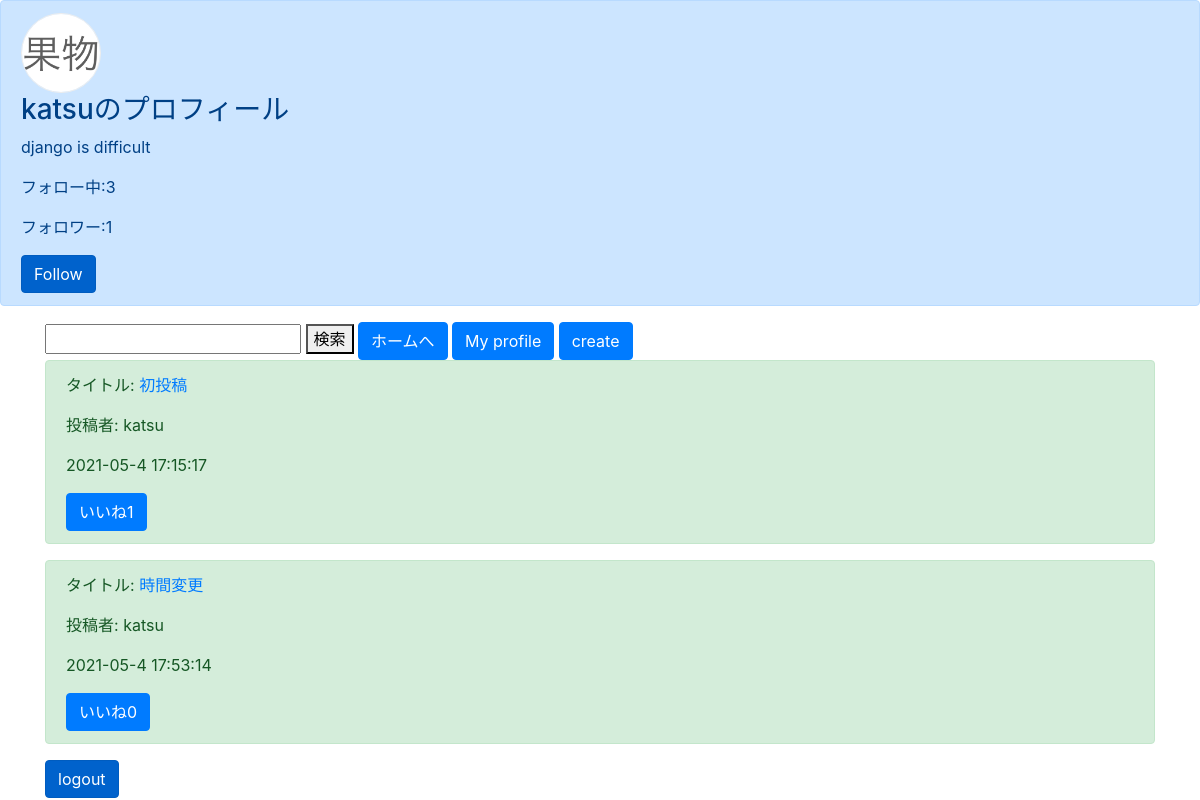
The page /profile/1 on the database as committed earlier.
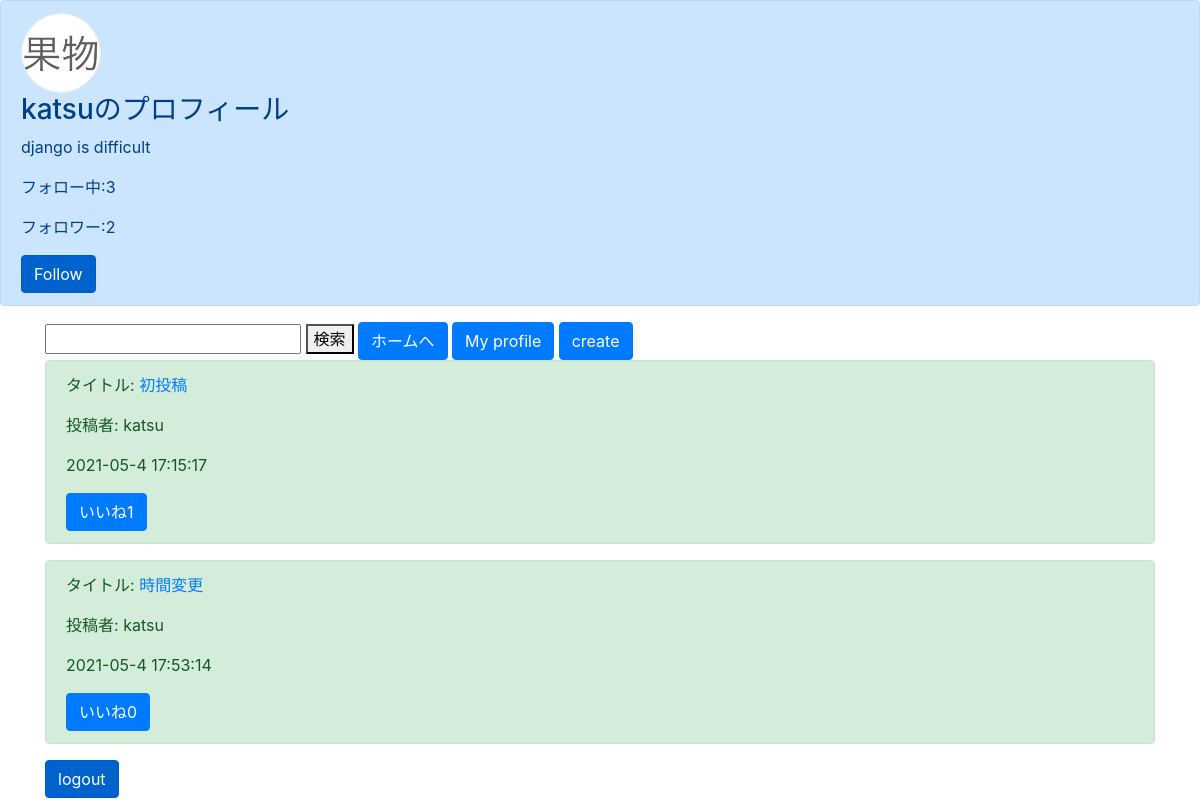
The same page on the database as committed later.
### boardapp/models.py (models this page shows, shortened)
class ProfileModel(models.Model):
    user_id = models.IntegerField(null=True, blank=True, default=0)
    author = models.CharField(max_length=50)
    one_thing = models.TextField(null=True, blank=True, default='initial')
    header_image = models.ImageField(upload_to='', null=True, blank=True, default=0)
    follow_number = models.IntegerField(null=True, blank=True, default=0)
    follow_text = models.TextField(null=True, blank=True, default='initial')
    befollowed_number = models.IntegerField(null=True, blank=True, default=0)
    befollowed_text = models.TextField(null=True, blank=True, default='initial')

### boardapp/views.py (the view)
# urls.py: path('profile/<int:user_id>', profilefunc, name='profile'),
def profilefunc(request, user_id):
	object_profile = ProfileModel.objects.get(user_id=user_id)
	user = request.user
	object_board = []
	following = False
	if str(user.id) in object_profile.befollowed_text.split():
		following = True
	for b in BoardModel.objects.all():
		if user_id == b.user_id:
			object_board.append(b)
	return render(request, 'profile.html', {'object_board':object_board, 'object_profile':object_profile, 'following':following})

### templates/profile.html (shortened to what this page needs)
{% extends 'base.html' %}
{% load static %}
{% block customcss %}
<link href="{% static 'image.css' %}" rel="stylesheet">
{% endblock customcss %}
{% block header %}
<div class="alert alert-primary" role="alert">
    <img src="{{object_profile.header_image.url}}" class="user-icon" >
    <h3>{{object_profile.author}}のプロフィール</h3>
    <p>{{object_profile.one_thing}}</p>
    <p>フォロー中:{{object_profile.follow_number}}</p>
    <p>フォロワー:{{object_profile.befollowed_number}}</p>
    {% if user.id == object_profile.user_id %}
    {% elif following %}
    <button type="button" class="btn btn-primary" disabled>Following</button>
    {% else %}
    <a href="{% url 'follow' object_profile.user_id %}" class="btn btn-primary active" role="button" aria-pressed="true">Follow</a>
    {% endif %}
</div>
{% endblock header %}
{% block content %}
<div class="container">
    <form method="GET" action="{% url 'list' %}">
        <input type="text" name="keyword">
        <button type="submit">検索</button>
        <a href="{% url 'list' %}" class="btn btn-primary " tabindex="-1" role="button" aria-disabled="true">ホームへ</a>
        <a href="{% url 'profile' user.id  %}" class="btn btn-primary"  tabindex="-1" role="button" aria-disabled="true">My profile</a>
        <a href="{% url 'create' %}" class="btn btn-primary " tabindex="-1" role="button" aria-disabled="true">create</a>
    </form>
    {% for item in object_board %}
    <div class="alert alert-success" role="alert">
        <p>タイトル: <a href="{% url 'detail' item.pk %}">{{ item.title }}</a></p>
        <p>投稿者: {{ item.author }}</p>
        <p>{{ item.pub_date|date:"Y-m-j H:i:s" }}</p>
        <a href="{% url 'good' item.pk %}" class="btn btn-primary "  tabindex="-1" role="button" aria-disabled="true">いいね{{item.good}}</a>
    </div>
    {% endfor %}
    <a href="{% url 'logout' %}" class="btn btn-primary active" role="button" aria-pressed="true">logout</a>
</div>
{% endblock content %}

Rows that differ between the two databases and show on the page:
changed ProfileModel "katsu": befollowed_number "1" → "2"
